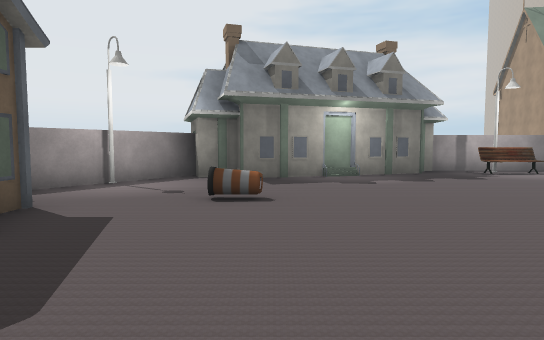
View 1 (above)

16 first-person views from a walk through a 3-D level made in the Unity game engine. The camera is 1.5 m above the floor, tilts 4° down and sees 75° across. The floor is counted in squares, 2 m on a side. Each view is taken from the middle of a square. On the plan, view 1 faces up. The plan holds only what a view shows up to about 11 squares ahead; the rest is blank. The place goes on beyond the plan. The player character is not drawn. Some surface patterns are stand-ins.

View 2
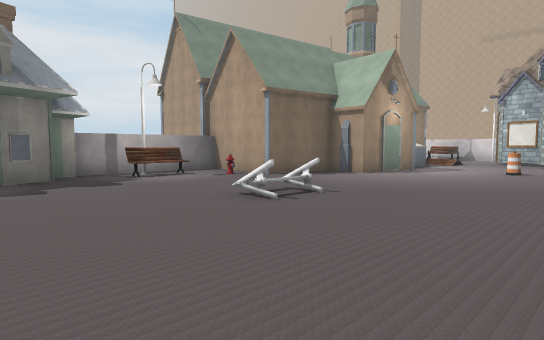

View 3
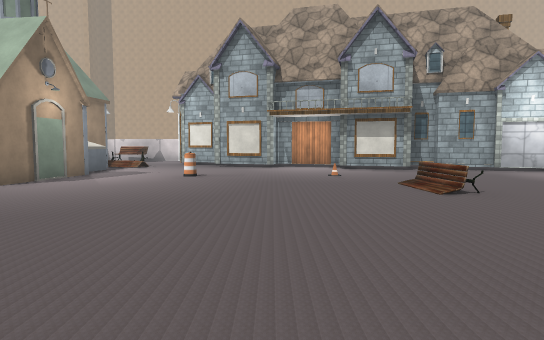

View 4
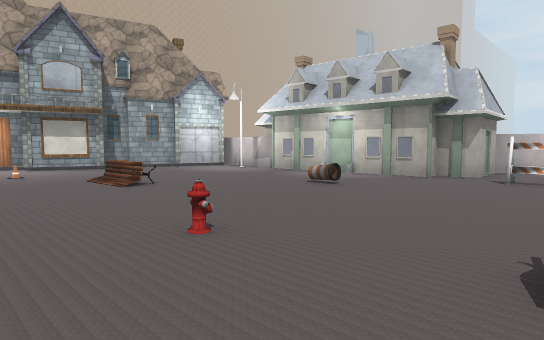

View 5
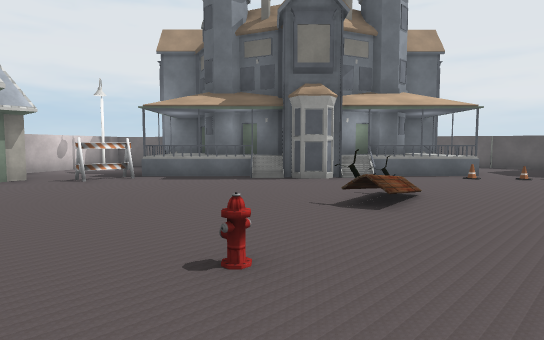

View 6
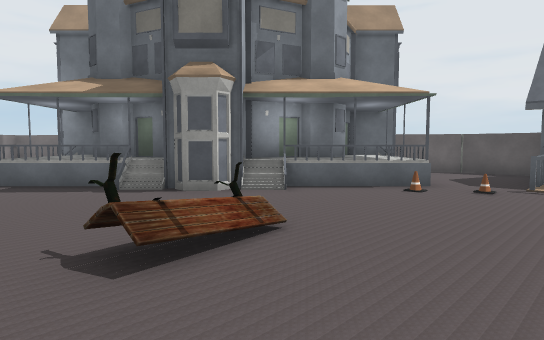

View 7
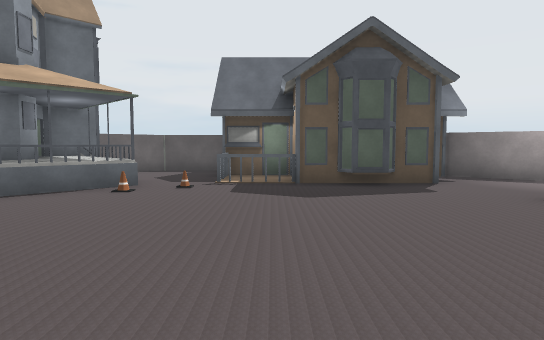

View 8
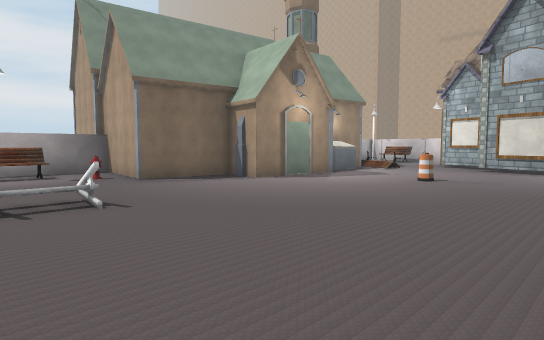

View 9
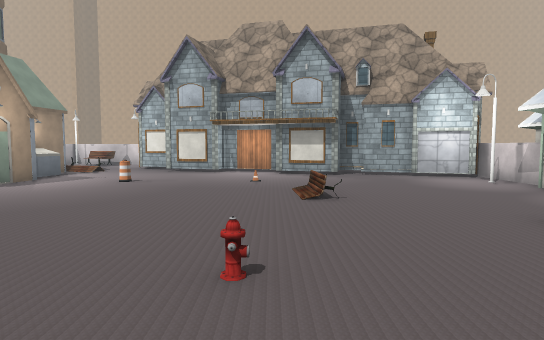

View 10
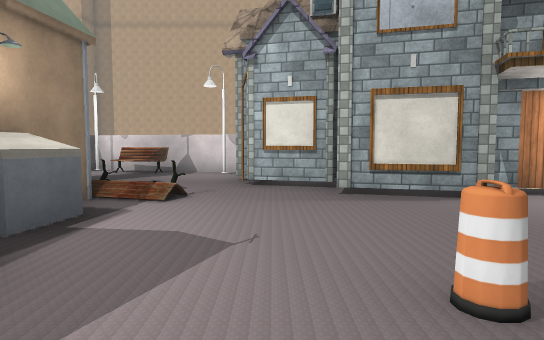

View 11
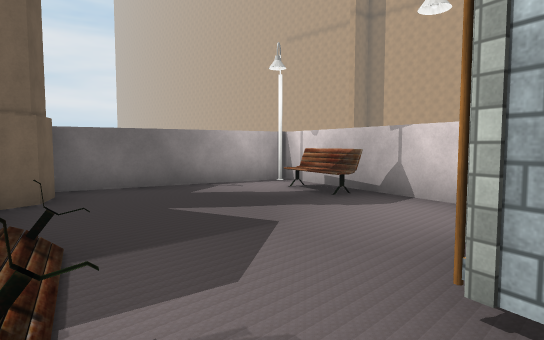

View 12
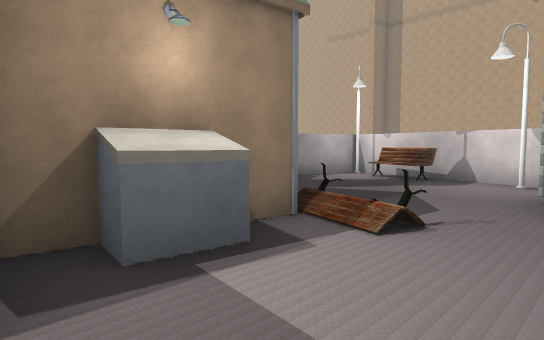

View 13
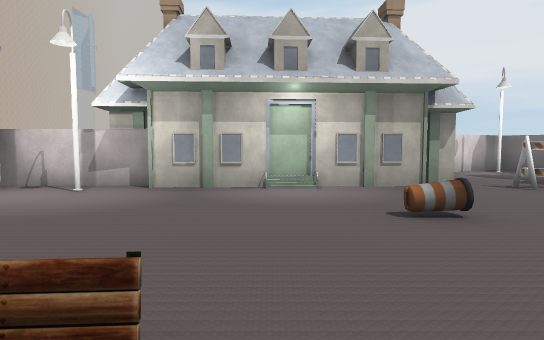

View 14
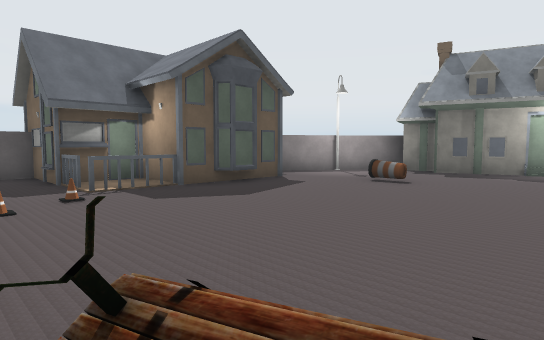

View 15
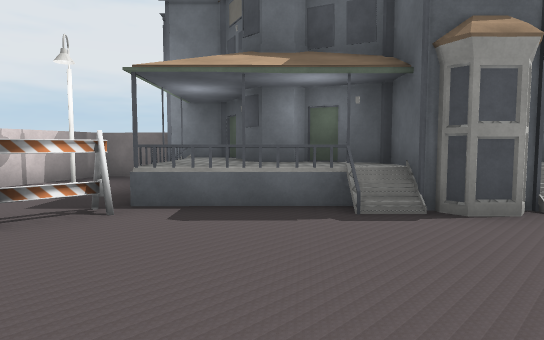

View 16
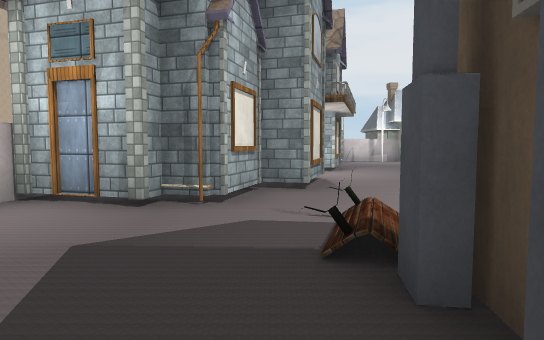

### Floor plan
Key: @ floor where view 1 was taken; # wall or solid block; . main floor; : floor 1 m higher than the main floor; / step, stairs or slope; = window, fence, low wall or low ledge; ^ raised ledge; H house; S streetlight; C cone; Y hydrant; B barrier; O other object.
Columns run from 7 left of view 1 to 22 right of it. Each row starts with its distance up from view 1.
 11             #####       ##
 10            H.S# H       #.####
  9     #######..^^.H      H....S#
  8    ##.#........OH H H  H....^#
  7    #S.............HHHHH#....#
  6   ##..............HHH.H/....#
  5   #...C....................S#
  4     #....................####
  3     #...............C..#.#
  2   ###..................###
  1   #HH..................##
  0 ###HH..@................#
 -1 #....C...//..Y......O..##
 -2 #...HH...#.......==...##
 -3 ##.H  H...............#
 -4  ##HHHHH#.............#
 -5      H #H.....C.......#
 -6        H:H............#
 -7        HH HB.......S.##
 -8         H ...#########
 -9        #H....#
-10        ##....H
-11         #.S##
-12         ###

Positions as (right, up) in squares from view 1, and headings:
1: (0, 0), facing up
2: (2, 1), facing up-right
3: (4, 1), facing right
4: (3, 1), facing down-right
5: (7, 1), facing down-left
6: (4, 1), facing down-left
7: (4, 1), facing left
8: (5, 0), facing up-right
9: (3, -1), facing right
10: (11, 4), facing right
11: (16, 4), facing up-right
12: (13, 4), facing up-right
13: (9, -1), facing down
14: (3, -2), facing up-left
15: (5, -3), facing down-left
16: (17, 9), facing down
